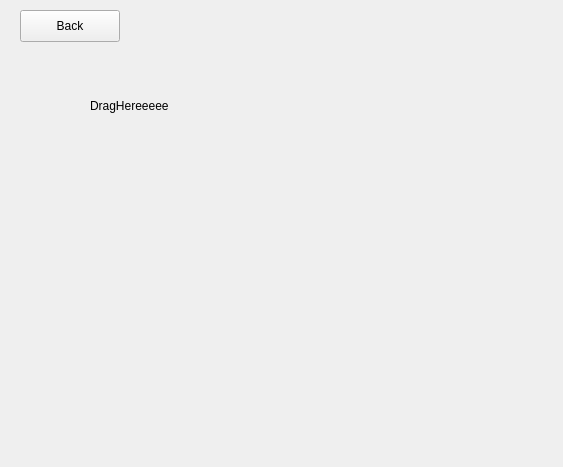
<?xml version="1.0" encoding="UTF-8"?>
<ui version="4.0">
 <class>Form</class>
 <widget class="QWidget" name="Form">
  <property name="geometry">
   <rect>
    <x>0</x>
    <y>0</y>
    <width>563</width>
    <height>467</height>
   </rect>
  </property>
  <property name="windowTitle">
   <string>Form</string>
  </property>
  <widget class="QPushButton" name="back">
   <property name="geometry">
    <rect>
     <x>20</x>
     <y>10</y>
     <width>100</width>
     <height>32</height>
    </rect>
   </property>
   <property name="text">
    <string>Back</string>
   </property>
  </widget>
  <widget class="QWidget" name="horizontalLayoutWidget">
   <property name="geometry">
    <rect>
     <x>90</x>
     <y>90</y>
     <width>91</width>
     <height>31</height>
    </rect>
   </property>
   <layout class="QHBoxLayout" name="buttonGrabber">
    <item>
     <widget class="QLabel" name="label">
      <property name="text">
       <string>DragHereeeee</string>
      </property>
     </widget>
    </item>
   </layout>
  </widget>
 </widget>
 <resources/>
 <connections/>
</ui>
